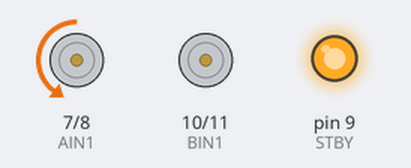
Recording of a sketch running on a simulated Arduino Uno, built with avr-gcc and run on an emulated ATmega328P. Parts: motor-driver pin pairs drawn as motors (green arrow = first pin HIGH = forward, orange = second pin HIGH = backward, longer = more drive, scaled by the enable pin, stopped while the standby pin is LOW), output pins drawn as LEDs (lit = HIGH). What the sketch prints to the serial monitor is not drawn.

Above: at 0.5 s.
Timing chart, 0 to 4.6 s (numbered marks = the images above):
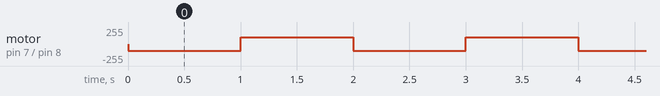

Measured:
- by itself, motor on pin 7 (AIN1) / pin 8 (AIN2): alternates forward 100/255 for 1.0 s and backward 100/255 for 1.0 s

The sketch:

motor_test.ino
```cpp
#define PWMA 6
#define PWMB 12

#define AIN1 7
#define AIN2 8
#define STBY 9
#define BIN1 10
#define BIN2 11


int motorSpeed = 100; //  скорость мотора

void setup(){

    Serial.begin(115200);

    pinMode(PWMA, OUTPUT);
    pinMode(PWMB, OUTPUT);
    pinMode(AIN1, OUTPUT);
    pinMode(AIN2, OUTPUT);
    pinMode(BIN1, OUTPUT);
    pinMode(BIN2, OUTPUT);
    pinMode(STBY, OUTPUT);

    digitalWrite(STBY, HIGH);
    Serial.println("Start");

    digitalWrite(13, HIGH);
}

void loop()
{
    digitalWrite(13, HIGH);
    Serial.println("Tuda");

     digitalWrite(AIN1, LOW);      // крутим моторы в одну сторону
     digitalWrite(AIN2, HIGH);
     digitalWrite(BIN1, LOW);
     digitalWrite(BIN2, HIGH);

     analogWrite(PWMA, motorSpeed);
     analogWrite(PWMB, motorSpeed);
     delay(1000);

    Serial.println("Suda");
    digitalWrite(13, LOW);

     digitalWrite(AIN1, HIGH);
     digitalWrite(AIN2, LOW);
     digitalWrite(BIN1, HIGH);    // крутим моторы в противоположную сторону
     digitalWrite(BIN2, LOW);

     analogWrite(PWMA, motorSpeed);
     analogWrite(PWMB, motorSpeed);
     delay(1000);


} 
```
